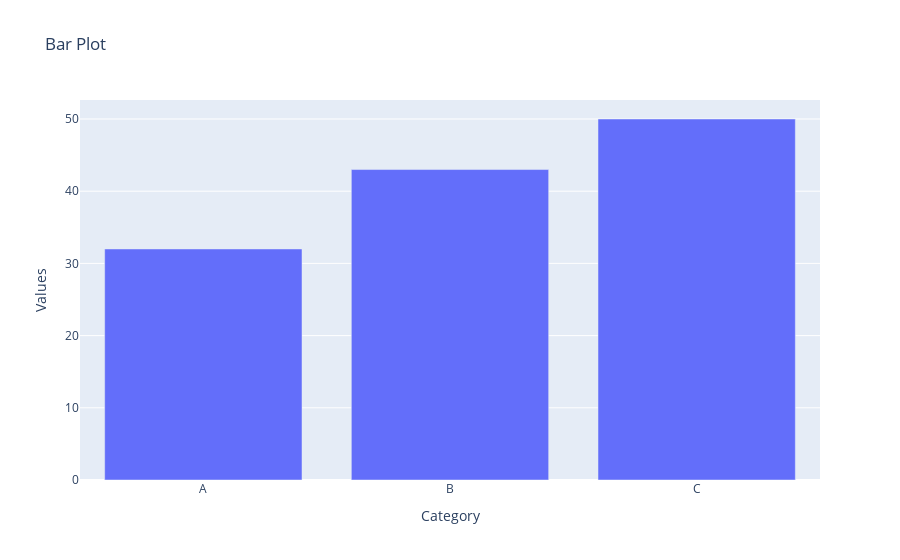

Source (notebook cell):
### Code cell
fig = px.bar(df2, x='Category', y='Values', title="Bar Plot")
fig.show()

### Figure 1 — Plotly figure (JSON) as saved in the notebook; plotly's stock layout.template omitted (floating-point values rounded to 4 significant figures)
{"data": [{"hovertemplate": "Category=%{x}<br>Values=%{y}<extra></extra>", "legendgroup": "", "marker": {"color": "#636efa", "pattern": {"shape": ""}}, "name": "", "orientation": "v", "showlegend": false, "textposition": "auto", "type": "bar", "x": ["A", "B", "C"], "xaxis": "x", "y": [32, 43, 50], "yaxis": "y"}], "layout": {"barmode": "relative", "legend": {"tracegroupgap": 0}, "title": {"text": "Bar Plot"}, "xaxis": {"anchor": "y", "domain": [0, 1], "title": {"text": "Category"}}, "yaxis": {"anchor": "x", "domain": [0, 1], "title": {"text": "Values"}}}}
